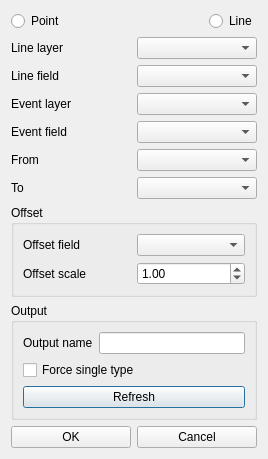
<?xml version="1.0" encoding="UTF-8"?>
<ui version="4.0">
 <class>EventLayerDialogBase</class>
 <widget class="QDialog" name="EventLayerDialogBase">
  <property name="geometry">
   <rect>
    <x>0</x>
    <y>0</y>
    <width>268</width>
    <height>459</height>
   </rect>
  </property>
  <property name="sizePolicy">
   <sizepolicy hsizetype="Fixed" vsizetype="Fixed">
    <horstretch>0</horstretch>
    <verstretch>0</verstretch>
   </sizepolicy>
  </property>
  <property name="windowTitle">
   <string>Add event layer</string>
  </property>
  <layout class="QGridLayout" name="gridLayout_3">
   <item row="0" column="0" colspan="2">
    <layout class="QHBoxLayout" name="horizontalLayout">
     <item>
      <widget class="QRadioButton" name="mPointRadioButton">
       <property name="sizePolicy">
        <sizepolicy hsizetype="Minimum" vsizetype="Minimum">
         <horstretch>0</horstretch>
         <verstretch>0</verstretch>
        </sizepolicy>
       </property>
       <property name="text">
        <string>Point</string>
       </property>
      </widget>
     </item>
     <item>
      <spacer name="horizontalSpacer">
       <property name="orientation">
        <enum>Qt::Horizontal</enum>
       </property>
       <property name="sizeHint" stdset="0">
        <size>
         <width>148</width>
         <height>20</height>
        </size>
       </property>
      </spacer>
     </item>
     <item>
      <widget class="QRadioButton" name="mLineRadioButton">
       <property name="sizePolicy">
        <sizepolicy hsizetype="Minimum" vsizetype="Minimum">
         <horstretch>0</horstretch>
         <verstretch>0</verstretch>
        </sizepolicy>
       </property>
       <property name="text">
        <string>Line</string>
       </property>
      </widget>
     </item>
    </layout>
   </item>
   <item row="1" column="0">
    <widget class="QLabel" name="mLineLayeLabel">
     <property name="text">
      <string>Line layer</string>
     </property>
    </widget>
   </item>
   <item row="1" column="1">
    <widget class="QComboBox" name="mLineLayerComboBox"/>
   </item>
   <item row="2" column="0">
    <widget class="QLabel" name="mLineFieldLabel">
     <property name="text">
      <string>Line field</string>
     </property>
    </widget>
   </item>
   <item row="2" column="1">
    <widget class="QComboBox" name="mLineFieldComboBox"/>
   </item>
   <item row="3" column="0">
    <widget class="QLabel" name="mEventLayerLabel">
     <property name="text">
      <string>Event layer</string>
     </property>
    </widget>
   </item>
   <item row="3" column="1">
    <widget class="QComboBox" name="mEventTableComboBox"/>
   </item>
   <item row="4" column="0">
    <widget class="QLabel" name="mEventFieldLabel">
     <property name="text">
      <string>Event field</string>
     </property>
    </widget>
   </item>
   <item row="4" column="1">
    <widget class="QComboBox" name="mEventFieldComboBox"/>
   </item>
   <item row="5" column="0">
    <widget class="QLabel" name="mFromFieldLabel">
     <property name="text">
      <string>From</string>
     </property>
    </widget>
   </item>
   <item row="5" column="1">
    <widget class="QComboBox" name="mFromFieldComboBox"/>
   </item>
   <item row="6" column="0">
    <widget class="QLabel" name="mToFieldLabel">
     <property name="text">
      <string>To</string>
     </property>
    </widget>
   </item>
   <item row="6" column="1">
    <widget class="QComboBox" name="mToFieldComboBox"/>
   </item>
   <item row="7" column="0" colspan="2">
    <widget class="QGroupBox" name="mOffsetGroupBox">
     <property name="title">
      <string>Offset</string>
     </property>
     <layout class="QGridLayout" name="gridLayout_2">
      <item row="0" column="0">
       <widget class="QLabel" name="mOffsetFieldLabel">
        <property name="text">
         <string>Offset field</string>
        </property>
       </widget>
      </item>
      <item row="0" column="1">
       <widget class="QComboBox" name="mOffsetFieldComboBox"/>
      </item>
      <item row="1" column="0">
       <widget class="QLabel" name="mOffsetScaleLabel">
        <property name="text">
         <string>Offset scale</string>
        </property>
       </widget>
      </item>
      <item row="1" column="1">
       <widget class="QDoubleSpinBox" name="mOffsetScaleSpinBox">
        <property name="minimum">
         <double>-9999999.990000000223517</double>
        </property>
        <property name="maximum">
         <double>99999999.989999994635582</double>
        </property>
        <property name="value">
         <double>1.000000000000000</double>
        </property>
       </widget>
      </item>
     </layout>
    </widget>
   </item>
   <item row="8" column="0" colspan="2">
    <widget class="QGroupBox" name="mOutputGroupBox">
     <property name="title">
      <string>Output</string>
     </property>
     <layout class="QGridLayout" name="gridLayout">
      <item row="0" column="0">
       <widget class="QLabel" name="mOutputNameLabel">
        <property name="text">
         <string>Output name</string>
        </property>
       </widget>
      </item>
      <item row="0" column="1">
       <widget class="QLineEdit" name="mOutputLayerNameEdit"/>
      </item>
      <item row="2" column="0" colspan="2">
       <widget class="QCheckBox" name="mForceSingleTypeCheckBox">
        <property name="text">
         <string>Force single type</string>
        </property>
       </widget>
      </item>
      <item row="3" column="0" colspan="2">
       <widget class="QPushButton" name="btnRefresh">
        <property name="sizePolicy">
         <sizepolicy hsizetype="Minimum" vsizetype="Fixed">
          <horstretch>0</horstretch>
          <verstretch>0</verstretch>
         </sizepolicy>
        </property>
        <property name="text">
         <string>Refresh</string>
        </property>
       </widget>
      </item>
     </layout>
    </widget>
   </item>
   <item row="9" column="0">
    <widget class="QPushButton" name="btnOK">
     <property name="text">
      <string>OK</string>
     </property>
    </widget>
   </item>
   <item row="9" column="1">
    <widget class="QPushButton" name="btnCancel">
     <property name="text">
      <string>Cancel</string>
     </property>
    </widget>
   </item>
  </layout>
 </widget>
 <resources/>
 <connections/>
</ui>
